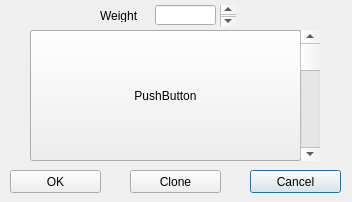
<?xml version="1.0" encoding="UTF-8"?>
<ui version="4.0">
 <class>Weight_Dialog</class>
 <widget class="QDialog" name="Weight_Dialog">
  <property name="windowModality">
   <enum>Qt::ApplicationModal</enum>
  </property>
  <property name="geometry">
   <rect>
    <x>0</x>
    <y>0</y>
    <width>352</width>
    <height>202</height>
   </rect>
  </property>
  <property name="sizePolicy">
   <sizepolicy hsizetype="Fixed" vsizetype="Fixed">
    <horstretch>0</horstretch>
    <verstretch>0</verstretch>
   </sizepolicy>
  </property>
  <property name="minimumSize">
   <size>
    <width>352</width>
    <height>202</height>
   </size>
  </property>
  <property name="maximumSize">
   <size>
    <width>352</width>
    <height>202</height>
   </size>
  </property>
  <property name="windowTitle">
   <string>Weight Selection</string>
  </property>
  <property name="locale">
   <locale language="English" country="Australia"/>
  </property>
  <property name="modal">
   <bool>false</bool>
  </property>
  <widget class="QPushButton" name="CANCEL_BUTTON">
   <property name="geometry">
    <rect>
     <x>250</x>
     <y>170</y>
     <width>91</width>
     <height>23</height>
    </rect>
   </property>
   <property name="accessibleName">
    <string>2</string>
   </property>
   <property name="text">
    <string>Cancel</string>
   </property>
  </widget>
  <widget class="QPushButton" name="OK_BUTTON">
   <property name="geometry">
    <rect>
     <x>10</x>
     <y>170</y>
     <width>91</width>
     <height>23</height>
    </rect>
   </property>
   <property name="accessibleName">
    <string>1</string>
   </property>
   <property name="text">
    <string>OK</string>
   </property>
  </widget>
  <widget class="QPushButton" name="CLONE_BUTTON">
   <property name="geometry">
    <rect>
     <x>130</x>
     <y>170</y>
     <width>91</width>
     <height>23</height>
    </rect>
   </property>
   <property name="accessibleName">
    <string>102</string>
   </property>
   <property name="text">
    <string>Clone</string>
   </property>
  </widget>
  <widget class="QPushButton" name="pushButton_7">
   <property name="geometry">
    <rect>
     <x>30</x>
     <y>30</y>
     <width>271</width>
     <height>131</height>
    </rect>
   </property>
   <property name="accessibleName">
    <string>101</string>
   </property>
   <property name="text">
    <string>PushButton</string>
   </property>
  </widget>
  <widget class="QScrollBar" name="verticalScrollBar">
   <property name="geometry">
    <rect>
     <x>300</x>
     <y>30</y>
     <width>20</width>
     <height>131</height>
    </rect>
   </property>
   <property name="accessibleName">
    <string>1101</string>
   </property>
   <property name="orientation">
    <enum>Qt::Vertical</enum>
   </property>
  </widget>
  <widget class="QLabel" name="label">
   <property name="geometry">
    <rect>
     <x>100</x>
     <y>10</y>
     <width>50</width>
     <height>12</height>
    </rect>
   </property>
   <property name="text">
    <string>Weight</string>
   </property>
  </widget>
  <widget class="QLineEdit" name="lineEdit">
   <property name="geometry">
    <rect>
     <x>155</x>
     <y>5</y>
     <width>61</width>
     <height>20</height>
    </rect>
   </property>
   <property name="accessibleName">
    <string>100</string>
   </property>
  </widget>
  <widget class="QScrollBar" name="verticalScrollBar_2">
   <property name="geometry">
    <rect>
     <x>220</x>
     <y>5</y>
     <width>16</width>
     <height>21</height>
    </rect>
   </property>
   <property name="accessibleName">
    <string>1100</string>
   </property>
   <property name="orientation">
    <enum>Qt::Vertical</enum>
   </property>
  </widget>
 </widget>
 <resources/>
 <connections/>
</ui>
